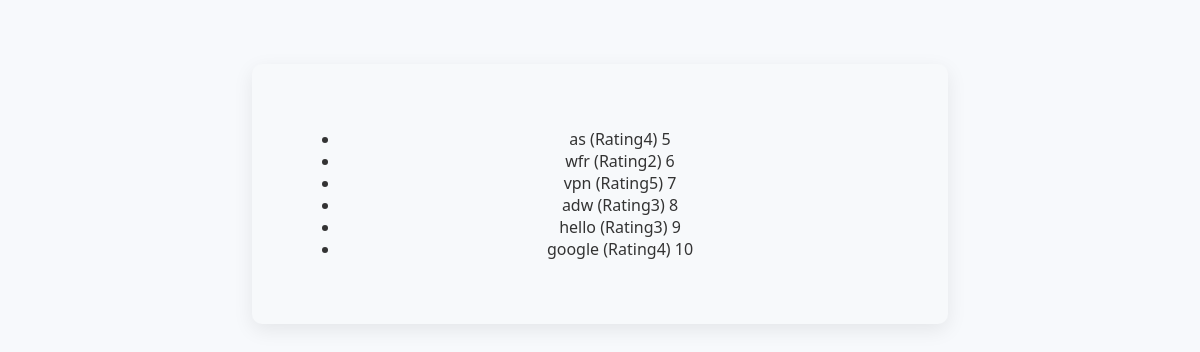
The page /listreviews/ on the database its author committed.
### reviews/models.py (models this page shows, shortened)
class ReviewTable(models.Model):
    user_name = models.CharField(max_length=100)
    review_text = models.CharField(max_length=1000)
    rate = models.IntegerField()
    is_active = models.BooleanField(default=True)

### reviews/views.py (the view)
# urls.py: path("listreviews/", views.ListReviews.as_view()),
class ListReviews(ListView):
    template_name = "reviews/listreviews.html"
    model = ReviewTable
    context_object_name = "reviews"

### reviews/templates/reviews/listreviews.html (shortened to what this page needs)
{% extends "reviews/base.html" %}
{% block content %}
    <div class="thank-you-container">
        <ul>{% for item in reviews %}
            <li>{{item.user_name}} (Rating{{item.rate}}) {{item.id}}  </li>
        {%endfor%}</ul>
    </div>
{% endblock %}

### reviews/templates/reviews/base.html (shortened to what this page needs)
<!DOCTYPE html>
{% load static %}
<html>
    <head>
        <link  rel="stylesheet" href="{% static 'reviews/index.css' %}">
        <link  rel="stylesheet" href="{% static 'reviews/thanks.css' %}">
    </head>
    <body>
        {% block content %}{% endblock %}
    </body>
</html>

### reviews/static/reviews/index.css (style rules this page uses)
body { font-family: 'Segoe UI', Tahoma, Geneva, Verdana, sans-serif; background-color: #f7f9fc; margin: 0; padding: 0; color: #333; }

### reviews/static/reviews/thanks.css (style rules this page uses)
.thank-you-container { max-width: 600px; margin: 4rem auto; padding: 3rem; background-color: #f7f9fb; text-align: center; border-radius: 10px; box-shadow: 0 6px 20px rgba(0, 0, 0, 0.08); font-family: 'Segoe UI', sans-serif; }

### rows shown on the page
ReviewTable: user_name "as", rate "4", id "5"
ReviewTable: user_name "wfr", rate "2", id "6"
ReviewTable: user_name "vpn", rate "5", id "7"
ReviewTable: user_name "adw", rate "3", id "8"
ReviewTable: user_name "hello", rate "3", id "9"
ReviewTable: user_name "google", rate "4", id "10"
